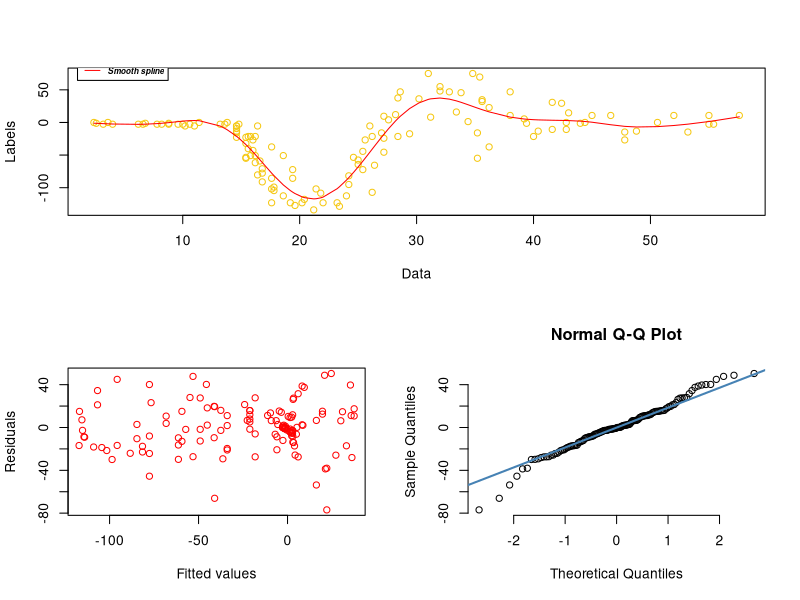

The R source for this figure:
################################################################################
############## 3: Smoothing with basis expansions and penalties ################
################################################################################

################################ Contributors ################################## 

##---------------------------  Kartik (s2407270)------------------------------##

#################################### CODE  #####################################

library(MASS)
library(methods)

Basis_mat<- function (x,k,bord){

  dk <- diff(range(x))/(k-bord)                ## knot spacing
  knots <- seq(min(x)-dk*bord,by=dk,length=k+bord+1)
  X <- splines::splineDesign(knots,x,ord=bord+1,outer.ok=TRUE)
  return(X)
}


estimate <- function(n,Q,R,D,X,y,k,logsp,ngrid){

## This function estimates the optimal value of lambda by minimizing the gcv 
## value. The function takes argument Q, R (Founded using QR decomposition), X
## (Basis Matrix), y (labels), logsp (the ends of interval to search for lambda)
## ngrid (the of lambda values to try)
  
                                             
  
     
  S <- t(solve(R)) %*% t(D) %*% D %*% solve(R)
                                        ## Defining the eigen decomposition
                                        ## vector to decompose to speed up the 
                                        ## search for lambda
  
  ev <- eigen(S)                        ## getting Eigen values and vector
  A <- diag(ev$values)                  ## Extract the eigen components for A
  U <- ev$vectors                       ## Extracting the eigen vectors for U
  
  vals <- exp(seq(logsp[1],logsp[-1],length.out=ngrid))
                                       ## Creating a grid to search
                                       ## for lambda values to try. Taking 
                                       ## exponential because all values are in
                                       ## log scale to convert back we use exp
  
   
  gcv <- 1e6                           ## initializing the min_gcv value  
                                       ## to very large value in order to 
                                       ## get minimum gcv to specific lambda
  
  lambda <- 0                          ## making global variable in order
  edk <-0                              ## extract it from the loop's scope
                                       ## where edk is effective degrees of 
                                       ## freedom
  
  I <- diag(k)                         ## creating a Identity matrix of 
                                       ## same dimensions as k
  
  for (temp_lambda in vals){           ## iterating vals(i.e. lambda values)
   
    ## Initializing the beta with respective value of lambda stored in vals 
    
    beta <- solve(R)%*%U%*%solve( I + temp_lambda * A)%*%t(U)%*%t(Q)%*% y
    
    temp_edk <- sum(diag(solve( I + temp_lambda * A)))
                                      ## temporary Effective Degrees of Freedom
    
    fitted <- X %*% beta              ## fitted values course
    
    sigma_2 <- (t(y-fitted) %*% (y-fitted)) / (n-temp_edk)
                                      ## Calculating the residual variance to 
                                      ## find the temporary gcv in order to 
                                      ## minimize it
    
    temp_gcv <- sigma_2 / (n-temp_edk)       ## computing GCV values using the 
                                             ## given formula
           
                                             
    if (temp_gcv < gcv){                     ## comparing the minimum value with
                                             ## previous results
      
      gcv <- temp_gcv                 ## getting the index of minimum value
                                      ## corresponding to gcv 
                       
                                      ## extracting the parameters from
      lambda <- temp_lambda           ## the for corresponding gcv i.e.
                                      ## lambda and effective degrees of 
                                      ## freedom i.e. edk
      edk <- temp_edk
      opt_sigma_2 <<-sigma_2
    }
  }
  return(c(lambda,gcv,edk,opt_sigma_2))   ## return the optimal parameters
                                         
  
}

pspline<- function (x,y,k=20,logsp=c(-5,5),bord=3,pord=2,ngrid=100){
## function arguments are as follows:
## x and y – the vectors of x, y data to smooth. k – the number of basis 
## functions to use logsp – the ends of the interval over which to search for 
## the smoothing parameter (log λ scale). 
## bord – the B-spline order to use: 3 corresponds to cubic.
## pord – the order of difference to use in the penalty. 2 is for the penalty 
## ngrid – the number of smoothing parameter values to try. 
  
  X <- Basis_mat(x,k,bord)                 ## Setting up the basis (X matrix)
  
  n <- length(x)                           ## No. of input values or datapoints
  
  D <- diff(diag(k),differences=pord)      ## D is a k−2 × k matrix of zeroes
                                           ## used to estimate beta

  lambda <- 0                              ## initialing as global var.
  
  if (length(logsp)==1){
    lambda <- logsp[1]
  }else{
    QR <- qr(X)                            ## Doing QR decomposition of X vector 
    Q <- qr.Q(QR)                          ## Extarcting the Q matrix
    R <- qr.R(QR)                          ## Extracting the R matrix
    
    optimal <- estimate(n,Q,R,D,X,y,k,logsp,ngrid) ## Calling the func estimate to
    lambda <- optimal[1]                           ## to get optimal value of λ &
    gcv <<- optimal[2]
    edk <<- optimal[3]
    sigma_2 <<- optimal[4]
  }
  beta <- solve(t(X) %*% X + lambda * t(D) %*% D) %*% t(X) %*% y
  fit <- X %*% beta
  return (list(lambda,beta, fit,sigma_2,edk,gcv))
}

data(mcycle)                           ## Getting the mcycle dataset from 
                                       ## mass library
x_train <- mcycle$times                ## Input values that corresponds to time 
                                       ## at an instant

y_train <- mcycle$accel                ## Labels for the train values that 
                                       ## corresponds to the acceleration at 
                                       ## that specific time

x_new <- mcycle$times[101:133]
y_new <- mcycle$accel[101:133]

attr <- pspline(x_train,y_train,k=20,logsp=c(-5,5),bord=3,pord=2,ngrid=100)

a <-list(x=x_train,y=y_train,k=20,logsp=c(-5,5),bord=3,pord=2,ngrid=100,lambda=attr[[1]]
          ,beta=attr[[2]],fit=attr[[3]],sigma_2=attr[[4]],edk=attr[[5]],gcv=attr[[6]])

class(a) <- "pspline"


print.pspline <- function (m){
  cat("Order",m$bord,"p-spline with order",m$pord,"penalty","\n")
  cat("Effective degrees of freedom:",m$edk,"Coefficients:",length(m$beta),"\n")
  
  r_2 <- 1-(length(m$y)-1)* sigma_2 / sum(t(m$y-mean(m$y)) %*% (m$y-mean(m$y)))
  
  cat("Residual std dev:",sqrt(m$sigma_2),"r-squared:",r_2,"GCV:",m$gcv,"\n")
  
  return(list(gcv,m$edk,r_2))
}

predict.pspline <- function(m,x,se=TRUE){
  Xp <- Basis_mat(x,m$k,m$bord)
  
  D <- diff(diag(m$k),differences=m$pord) 
  
  V <- solve(t(Xp) %*% Xp + m$lambda * t(D) %*%  D) * sigma_2            
  std_err <- rowSums(Xp * (Xp %*% V))^0.5
  if (se){
    fit <- Xp %*% m$beta
    se <- std_err
    return(list(fit,se)) 
  }else{

    predictions <- Xp %*% m$beta 
    return(predictions)
  }
  
}

plot.pspline <- function(m)
{
  layout(matrix(c(1,1,2,3),2,2,byrow=TRUE))   ## splitting the plot window in 
                                              ## areas with custom sizes using 
                                              ## layout function, where 
                                              ## matrix in function specifying 
                                              ## the location of figures.
  
  plot(m$x,m$y,xlab="Data",ylab="Labels",col=7)
                                              ## Plotting the 1st figure 
  lines(m$x,m$fit,col="red")
  legend(1,95,legend = c("Smooth spline"),col=c("red"),lty=1,cex=0.6
         ,text.font = 4)
  
  residuals <- m$y-m$fit
  plot(m$fit,residuals,xlab="Fitted values",ylab="Residuals",col="red")
  
  qqnorm(residuals, pch = 1, frame= FALSE)
  qqline(residuals, col="steelblue", lwd=2)
  
  
}

imp <-print(a)

pred <- predict(a,x_new)

plot(a)
  